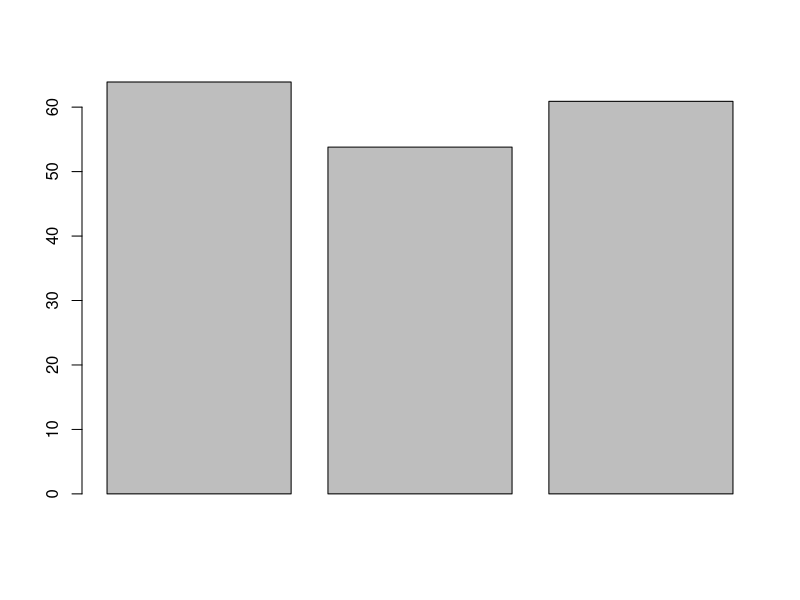
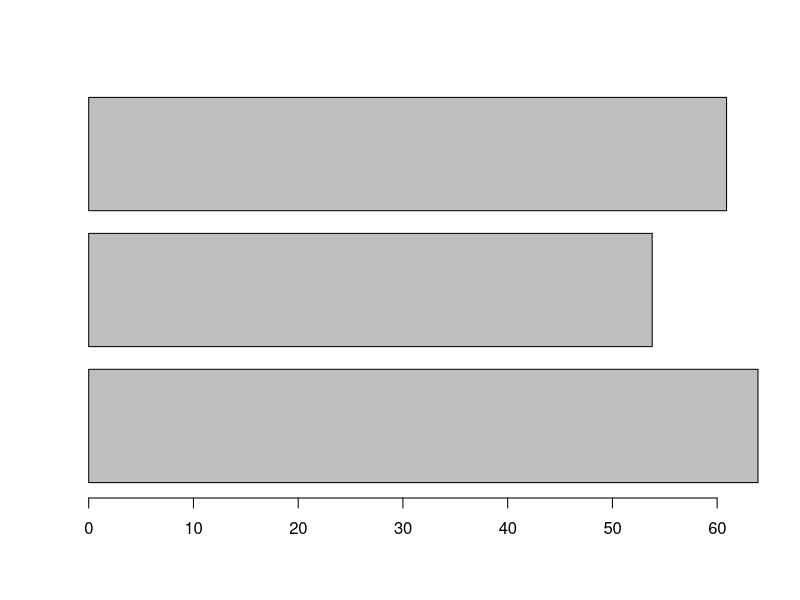
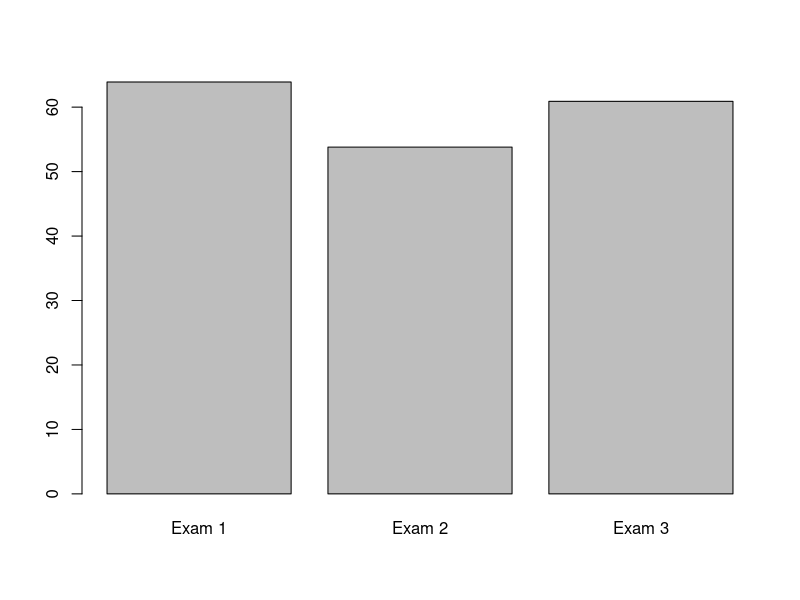
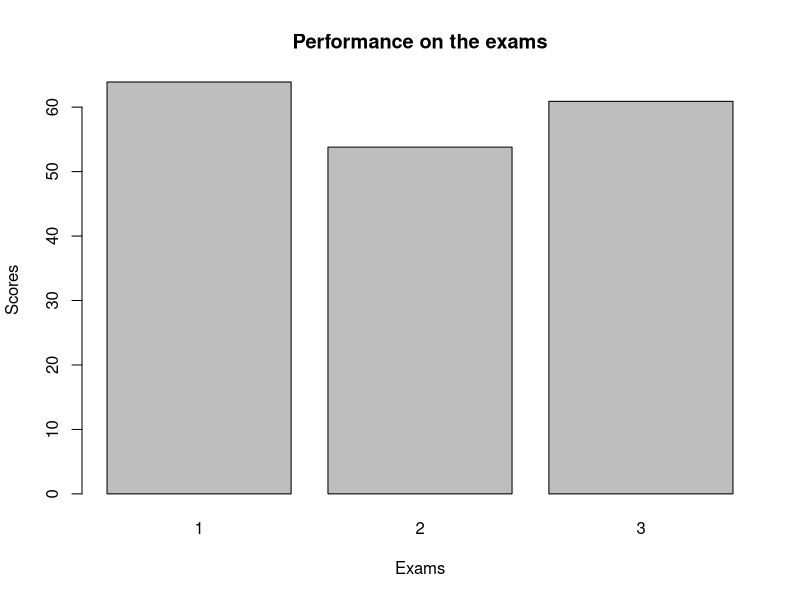
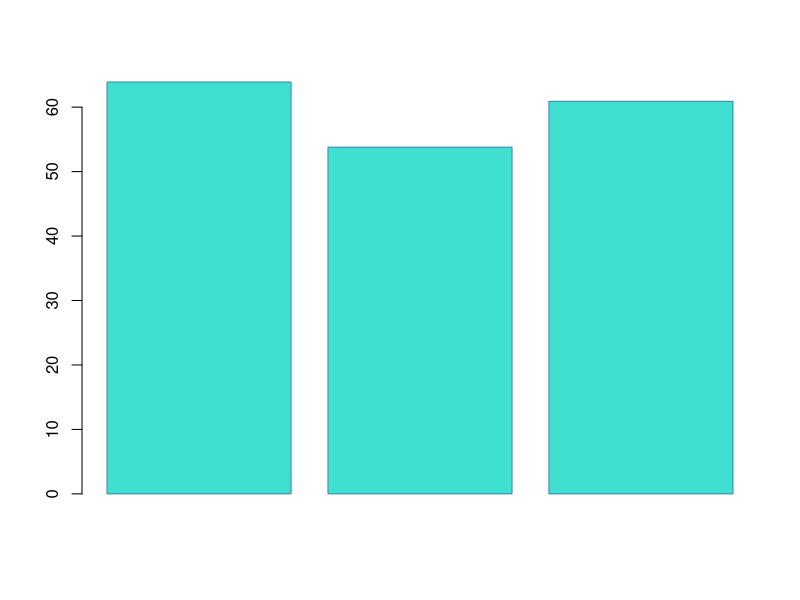
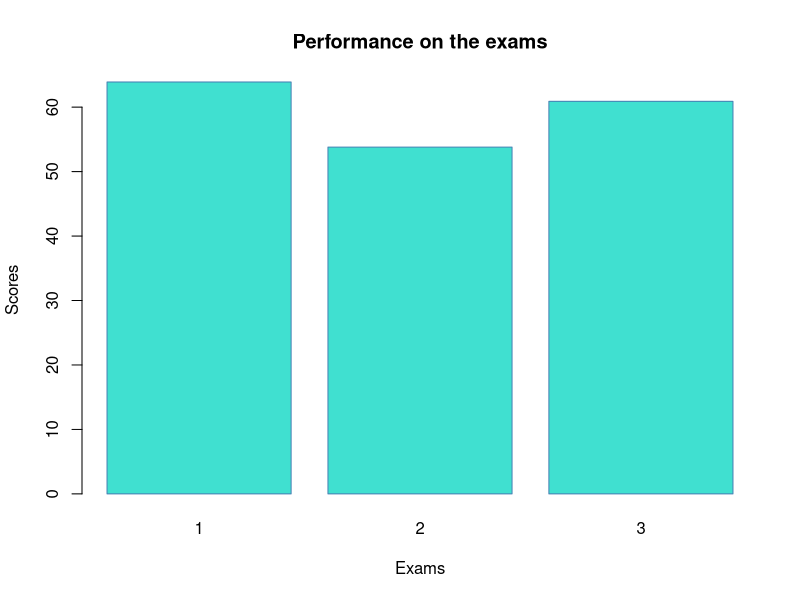
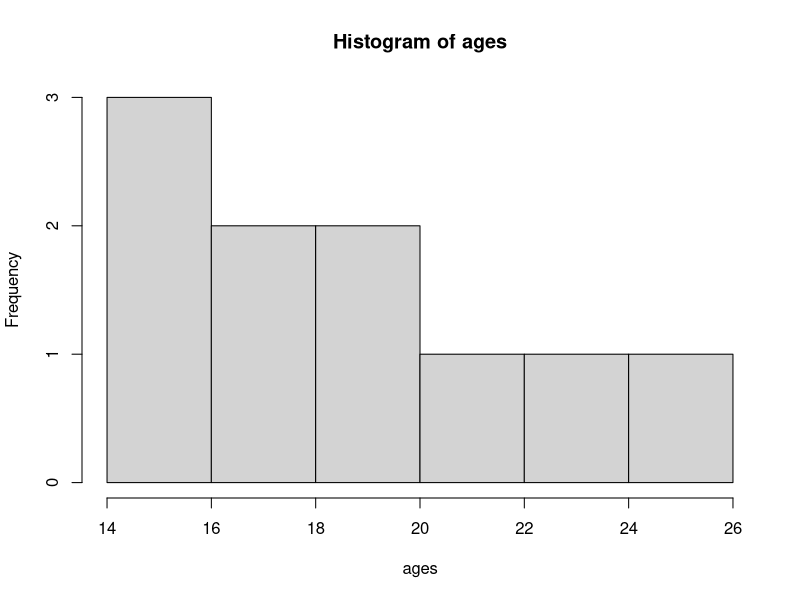
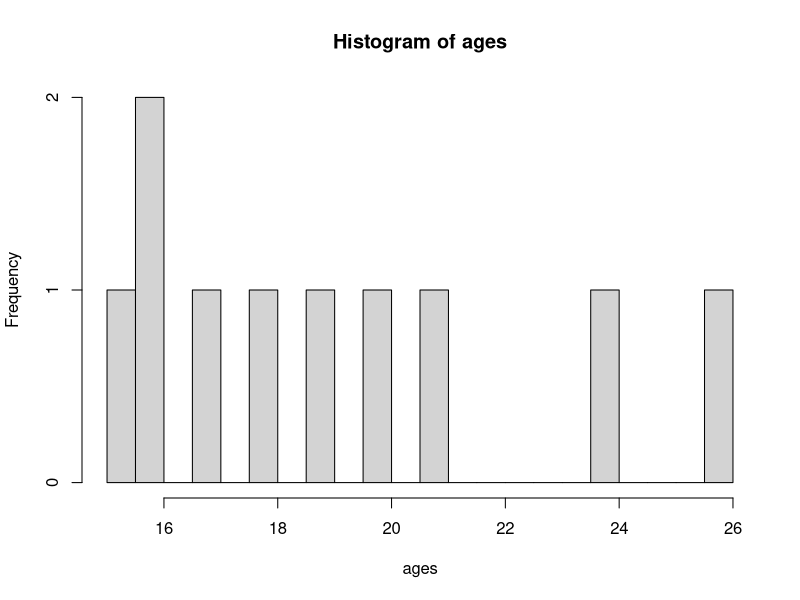

Here is the R script that generated these plots, in order:
## ---- chunk 1
knitr::opts_chunk$set(echo = TRUE)
knitr::opts_chunk$set(eval = TRUE)
## ---- chunk 2
#| message: false
library(tidyverse)
## ---- chunk 3
data()
## ---- chunk 4
language_exams <- read_csv("language_exams_shorter.csv")

head(language_exams)
## ---- chunk 5
mtcars %>%
  summarise(mean = mean(disp), n = n())
## ---- chunk 6
mean_scores <- language_exams |> 
  summarise(mean_1 = mean(exam_1),
            mean_2 = mean(exam_2),
            mean_3 = mean(exam_3))

mean_scores
## ---- chunk 7

class(mean_scores) # to show it's a tibble

mean_scores <- mean_scores |> 
  as.numeric() #quite literally, telling R to read it as numbers and not a tibble.

class(mean_scores) #now it's numeric!
## ---- chunk 8
barplot(mean_scores)
## ---- chunk 9
barplot(mean_scores, horiz = TRUE) 
## ---- chunk 10
barplot(mean_scores, names.arg = c("Exam 1", "Exam 2", "Exam 3"))
## ---- chunk 11
barplot(
  mean_scores,
  names.arg = c("1", "2", "3"),
  # Note: We change the column names to avoid duplication
  main = "Performance on the exams", # title
  xlab = "Exams", #x axis
  ylab = "Scores" #y axis
)

barplot(mean_scores, col = "turquoise", border = "steelblue")

barplot(
  mean_scores,
  col = "turquoise",
  border = "steelblue",
  names.arg = c("1", "2", "3"),
  # Note: We change the column names to avoid duplication
  main = "Performance on the exams",
  xlab = "Exams",
  ylab = "Scores"
)

## ---- chunk 12
exam_1 <- language_exams$exam_1

ages <- language_exams$age

## ---- chunk 13
hist(ages)
## ---- chunk 14
hist(ages, breaks = 20)
## ---- chunk 15
test_data <- tibble(var_1 = c(1:20),
                    var_2 = var_1^2,
                    var_3 = 4 * var_2)
## ---- chunk 16
test_data <- test_data |> 
  mutate(var_4 = var_1 / var_3)

test_data
## ---- chunk 17
plot(test_data$var_1, test_data$var_2)
## ---- chunk 18
plot(test_data$var_1, test_data$var_2, type = "p") # points

plot(test_data$var_1, test_data$var_2, type = "b") # both points and lines

plot(test_data$var_1, test_data$var_2, type = "o") # overplots points and lines

plot(test_data$var_1, test_data$var_2, type = "l") # lines

plot(test_data$var_1, test_data$var_2, type = "n") # no points or lines

## ---- chunk 19

plot(
  test_data$var_1,
  test_data$var_2,
  type = "b",
  frame = FALSE,
  pch = 20,
  col = "turquoise",
  xlab = "Age",
  ylab = "Scores"
)

#Now, we can add a second line on top.

lines(test_data$var_1,
      test_data$var_2,
      pch = 20,
      col = "darkblue",
      type = "b")



# Let's add a legend to the plot to make it clear what the lines refer to.
# Of course there are more compexities to base plots and how they look, but again, ggplot is where we are going to be heading.


legend(
  "topleft",
  legend = c("Group A", "Group B"),
  col = c("turquoise", "darkblue"),
  lty = 1:2,
  cex = 0.8
)

## ---- chunk 20
ggplot(language_exams,
       mapping = aes(x = exam_1, y = exam_2))
## ---- chunk 21

ggplot(language_exams,
       mapping = aes(x = exam_1, y = exam_2)) +
  geom_point() # for a scatter plot
## ---- chunk 22

ggplot(language_exams,
       mapping = aes(x = exam_1, y = exam_2)) +
  geom_line() # for a line plot
## ---- chunk 23
language_exams |> 
  ggplot(mapping = aes(x = exam_1, y = exam_2, shape = age_cohort)) + 
  geom_point()

## ---- chunk 24
language_exams |> 
  ggplot(mapping = aes(x = exam_1, y = exam_2, color = age_cohort)) +
  geom_point()

## ---- chunk 25
language_exams |> 
  ggplot(mapping = aes(x = exam_1, y = exam_2)) + geom_point() #explicit

language_exams |> 
  ggplot(aes(exam_1, exam_2)) + geom_point() #condensed

## ---- chunk 26
languages <- read_csv("nettle_1999_climate.csv")
## ---- chunk 27
languages |> 
  ggplot(mapping = aes(x = Langs)) + 
  geom_histogram()

## ---- chunk 28
languages |> 
  ggplot(mapping = aes(x = Langs)) + 
  geom_histogram() # No theme

languages |> 
  ggplot(mapping = aes(x = Langs)) + 
  geom_histogram() + 
  theme_gray() # Same as before, the default

languages |> 
  ggplot(mapping = aes(x = Langs)) + 
  geom_histogram() + 
  theme_minimal()	# Theme minimal

languages |> 
  ggplot(mapping = aes(x = Langs)) + 
  geom_histogram() + 
  theme_classic()	# Theme classic

## ---- chunk 29
languages |> 
  ggplot(aes(Langs)) + 
  geom_histogram()

languages |> 
  ggplot(aes(Langs)) + 
  geom_histogram(binwidth = 50)

languages |> 
  ggplot(aes(Langs)) + 
  geom_histogram(binwidth = 50,
                 color = 'turquoise4',
                 fill = 'paleturquoise')

## ---- chunk 30

languages |> 
  ggplot(aes(Langs)) + geom_histogram(binwidth = 50,
                                      color = 'turquoise4',
                                      fill = 'paleturquoise') 

## ---- chunk 31

languages |> 
  ggplot(aes(Langs)) + geom_freqpoly(binwidth = 50,
                                     color = 'turquoise4',
                                     fill = 'paleturquoise') 
## ---- chunk 32
titanic <- read_csv("TitanicSurvival.csv")
## ---- chunk 33
titanic |> 
  ggplot(aes(passengerClass)) + 
  geom_bar()

titanic |> 
  ggplot(aes(passengerClass, fill = survived)) + 
  geom_bar()

titanic |> 
  ggplot(aes(passengerClass, fill = survived)) + 
  geom_bar(position = 	"dodge")

## ---- chunk 34
car_prices <- read_csv("carprice.csv")  
## ---- chunk 35
car_prices |> 
  ggplot(aes(Type, Price)) + 
  geom_bar(stat = "identity")

## ---- chunk 36
cars_prices_grouped <- car_prices %>%
  group_by(Type) %>%
  summarise(Price = mean(Price))

## ---- chunk 37
cars_prices_grouped # Compare to car_prices above
## ---- chunk 38
cars_prices_grouped |> 
  ggplot(aes(Type, Price)) + 
  geom_bar(stat = "identity")
## ---- chunk 39
car_prices  |> 
  group_by(Type)  |> 
  summarise(Price = mean(Price)) |> 
  ggplot(aes(Type, Price)) + 
  geom_bar(stat = "identity")
## ---- chunk 40

#ToothGrowth$dose <- as.factor(ToothGrowth$dose) ## just as an example

ToothGrowth <- ToothGrowth |> 
  mutate(dose = as.factor(dose))
## ---- chunk 41
ToothGrowth |> 
  ggplot(aes(x = dose, y = len)) + 
  geom_boxplot()

## ---- chunk 42
our_boxplot <- ggplot(ToothGrowth, aes(x = dose, y = len)) + 
  geom_boxplot()

## ---- chunk 43
our_boxplot
## ---- chunk 44
our_boxplot + coord_flip()
## ---- chunk 45
ToothGrowth |> 
  ggplot(aes(x = dose, y = len)) +
  geom_boxplot(
    outlier.colour = "darkblue",
    outlier.shape = 0, # square
    outlier.size = 4)

ToothGrowth |> 
  ggplot(aes(x = dose, y = len)) +
  geom_boxplot(
    outlier.colour = "darkblue",
    outlier.shape = 1, # circle
    outlier.size = 4)

## ---- chunk 46
our_boxplot + stat_summary(
  fun.y = mean,
  geom = "point",
  shape = 23,
  size = 4
)

## ---- chunk 47
our_boxplot + 
  geom_dotplot(binaxis = 'y',
               stackdir = 'center',
               dotsize = 0.5)

## ---- chunk 48
our_boxplot + 
  geom_jitter(shape = 16, position = position_jitter(0.2))
## ---- chunk 49
ToothGrowth |> 
  ggplot(aes(x = dose, y = len)) + 
  geom_violin()
## ---- chunk 50
languages <- read_csv("nettle_1999_climate.csv")
## ---- chunk 51
ggplot(languages, aes(MGS, Langs)) + geom_point()
## ---- chunk 52
ggplot(languages, aes(MGS, Langs, label = Country)) + geom_text()
## ---- chunk 53
language_exams <- read_csv("language_exams_shorter.csv")
## ---- chunk 54
language_exams |> 
  ggplot(aes(x = exam_1, y = exam_2, color = age_cohort)) + 
  geom_point()

## ---- chunk 55
language_exams |> 
  ggplot(aes(x = exam_1, y = exam_2, color = age_cohort)) + 
  geom_point(size = 2)

## ---- chunk 56

language_exams |> 
  ggplot(aes(x = exam_1, y = exam_2, color = age_cohort))	+
  geom_point(size = 3)

language_exams |> 
  ggplot(aes(x = exam_1, y = exam_2, color = age_cohort)) + 
  geom_point(size = 4)

## ---- chunk 57
language_exams |> 
  ggplot(aes(x = exam_1, y = exam_2, color = age_cohort)) +
  geom_point(size = 3, shape = 'triangle') # Same as writing 2

language_exams |> 
  ggplot(aes(x = exam_1, y = exam_2, color = age_cohort)) +
  geom_point(size = 4, shape = 'diamond') # Same as writing 5

language_exams |> 
  ggplot(aes(x = exam_1, y = exam_2, color = age_cohort)) +
  geom_point(size = 3, shape = 'square') # Same as writing 0

## ---- chunk 58
language_exams |> 
  ggplot(aes(x = exam_1,
             y = exam_2,
             label = student,
             color = age_cohort)) + 
  geom_point(size = 3, shape = 'triangle') +
  geom_text(size = 4)

## ---- chunk 59
#|echo: false


library(ggrepel)
## ---- chunk 60
language_exams |> 
  ggplot(aes(x = exam_1,
             y = exam_2,
             label = student,
             color = age_cohort)) + 
  geom_point(size = 3) +
  geom_text_repel(size = 4, segment.alpha = 2)

## ---- chunk 61

ggsave('our_plot.png', width = 8, height = 6)

ggsave('our_plot.pdf', width = 8, height = 6)

ggsave('our_plot.jpeg', width = 8, height = 6)

## ---- chunk 62

ggsave(
  'our_plot_300.jpeg',
  width = 8,
  height = 6,
  dpi = 300
)

ggsave(
  'our_plot_screen.jpeg',
  width = 8,
  height = 6,
  dpi = 'screen'
)

ggsave(
  'our_plot_retina.jpeg',
  width = 8,
  height = 6,
  dpi = 'retina'
)
## ---- chunk 63

barplot(c(2,5), col=c("paleturquoise", "mistyrose"))

barplot(c(2,5), col=c("#30D5C8", "#FFE4E1"))
